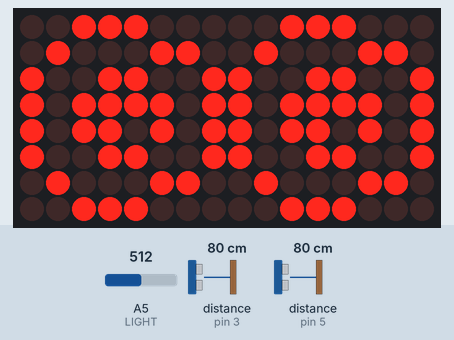
Recording of a sketch running on a simulated Arduino Uno, built with avr-gcc and run on an emulated ATmega328P. Shown: 16×8 LED matrix. The test bench sets the inputs (shaded band); at power-on: distance to the obstacle (sensors on pin 3, pin 5) 80 cm, A5 (LIGHT) = 512. The echo pulse lasts 58.3 µs per cm; random numbers use the default seed unless the sketch sets one.

Above: at 1.7 s.
1.8 s: distance to the obstacle (sensor on pin 3) set to 2 cm
At 4.1 s:
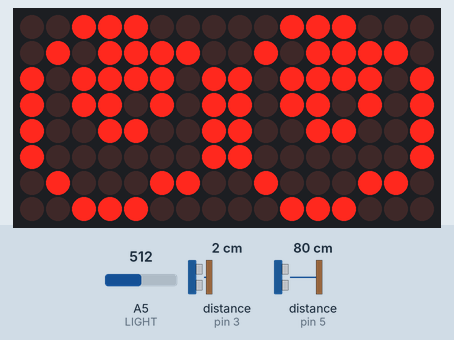
6.0 s: distance to the obstacle (sensor on pin 3) set to 120 cm
At 7.9 s:
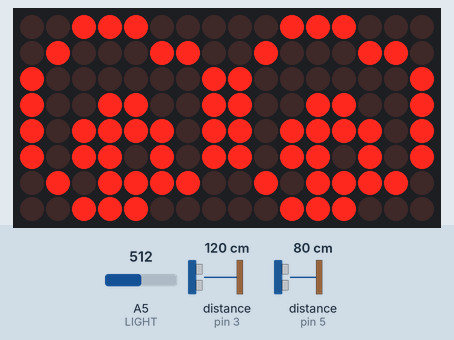
14.4 s: A5 (LIGHT) set to 240
At 16.7 s:
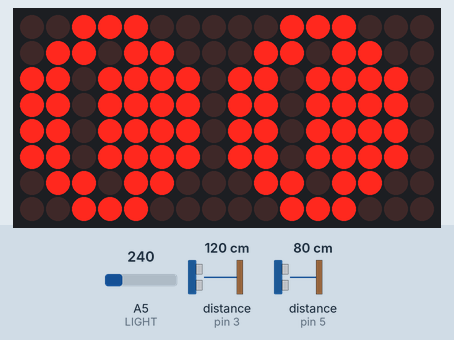
17.9 s: distance to the obstacle (sensor on pin 5) set to 120 cm
At 19.5 s:
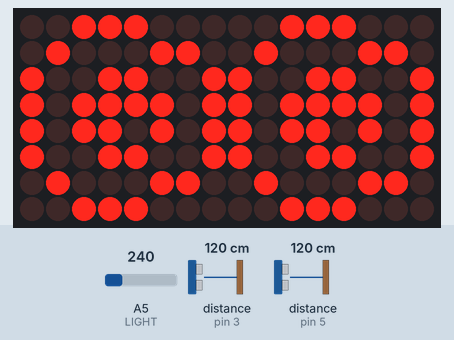
20.2 s: A5 (LIGHT) set to 122
At 23.01 s:
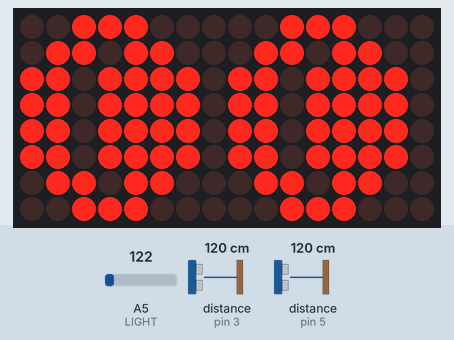
Timing chart, 0 to 24.5 s (numbered marks = the images above; inputs shaded):
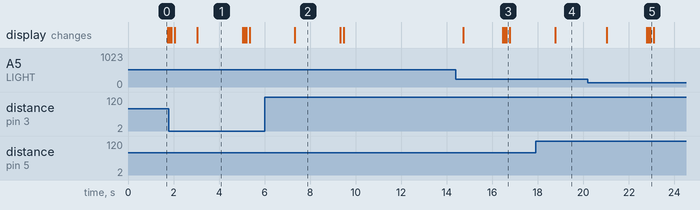

Measured:
- after the input at 17.9 s, the display: changes after 0.88 s (image 4)
- what the display in image 1 shows lasts 2.0 s, from 3.0 s to 5.0 s

The sketch:

ultrasonicEye.ino
```cpp
#include <MD_MAX72xx.h> // We use this to control the 8x8 LED matrix Displays - You'll need to install this library from the library manager if you donb't already have it.
#include <NewPing.h> // We use NewPing to control the Ultrasonic Sensors - You'll need to install this library from the library manager if you donb't already have it.

// define pins attached to LED matrix display 1
#define  CLK_PIN   5  // We are using hardware SPI - make sure you have connected the CLK pin to the hardware CLK pin on your device
#define DATA_PIN  6  // We are using hardware SPI - make sure you have connected the MOSI pin to the hardware MOSI pin on your device
#define CS_PIN    4  // Chip Select pin
#define  MAX_DEVICES 2 // number of displays - we need 2, one for each eye

#define LIGHT A5 // We use Analogue pin 5 to read the light value from the LDR

// We are using hardware SPI which automatically
MD_MAX72XX mx = MD_MAX72XX(CS_PIN, MAX_DEVICES); // Initialise the 2 Matrix displays

#define  t1  2  // Trigger pin on Ultrasonic Sensor 1
#define  e1  3  // Echo pin on Ultrasonic Sensor 1
#define  t2  4  // Trigger pin on Ultrasonic Sensor 2
#define  e2  5  // Echo pin on Ultrasonic Sensor 2
#define maxDist 400 // the max distance for the ultrasonic pulse

NewPing eyeR(t2, e2, maxDist ); // Initialise Ultrasonic sensor 2
NewPing eyeL(t1, e1, maxDist ); // Initialise Ultrasonic sensor 1

// We track the current state of the system with this integer variable, this way after a blink, we can out the eyes back to looking at the last direction they were in
// Possible states are:
// 0: Looking forward
// 1: Looking Right
// 2: Looking Left
int currentState = -1;

// We store the time and distance for the pings for each Ultrasonic sensor in these variables
long duration1, duration2;
int distance1, distance2;

// We want the blink to be randomly inserted into the cycle
float nextBlink = millis() + 1000;

// We store the current light intensity in this variable
float lightAmount = 0;

uint8_t eye_forward[COL_SIZE] =
{
  0b00111100,
  0b01000010,
  0b01011010,
  0b10101101,
  0b10111101,
  0b10011001,
  0b01000010,
  0b00111100
};

uint8_t eye_right[COL_SIZE] =
{
  0b00111100,
  0b01000010,
  0b01110010,
  0b11011001,
  0b11111001,
  0b10110001,
  0b01000010,
  0b00111100
};

uint8_t eye_left[COL_SIZE] =
{
  0b00111100,
  0b01000010,
  0b01001110,
  0b10010111,
  0b10011111,
  0b10001101,
  0b01000010,
  0b00111100
};

uint8_t eye_blink[COL_SIZE] =
{
  0b00000000,
  0b00111100,
  0b01111110,
  0b11111111,
  0b10111101,
  0b11000011,
  0b01111110,
  0b00111100
};

void setup()
{
  // Initialise the Matrix Display library
  mx.begin();

  // Set the pin modes for Ultrasonic sensor 1
  pinMode( t1, OUTPUT );
  pinMode( e1, INPUT );

  // Set the pin modes for Ultrasonic sensor 2
  pinMode( t2, OUTPUT );
  pinMode( e2, INPUT );

  // Set each trigger pin on the Ultrasonic sensors to start at LOW
  digitalWrite( t1, LOW );
  digitalWrite( t2, LOW );

// Set the pin mode for the LDR to be an INPUT
  pinMode( LIGHT, INPUT );

  // Start with the eyes looking forward
  ShowEye_Forward();
  currentState = 0;
}

void loop()
{
  // read in the current light level
  lightAmount = analogRead( LIGHT );
  // make sure the light value is within the range of the Max Intensity of the displays
  lightAmount = ( lightAmount / 255 ) * MAX_INTENSITY;
  // set the intensity
  mx.control(MD_MAX72XX::INTENSITY, lightAmount );

  // Ping the Left eye with a recursion of 5
  distance1 = eyeL.ping_median( 5 );
  // Delay 500ms before we ping the right eye, so we don't get conflicting results
  delay(500);
  // Ping the Right eye with recursion of 5
  distance2 = eyeR.ping_median( 5 );

  // Check to see if it's time to try to insert a blink
  if ( nextBlink < millis() )
  {
    // Set the next blink time to be a random time between now + 2 seconds and 10 seconds
    nextBlink = millis() + random(2000, 10000);

    // Now we need to decide if this blink is a single blink, or a double blink
    // Pick a random number between 1 and 13 and if it is less than or equal to 6, it's going to be a double blink
    if ( random(1,13) <= 6 )
      ShowEye_Blink_Dbl();
    else
      ShowEye_Blink();

    // Pause for 250ms to ensure the blink can happen before we go back to looking around
    delay(250);

    // Exit this itterartion of loop90 early.
    return;
  }

  // We need to work out if the difference between the distances of each ultrasonic sensors detected item is less than 15
  // or if both distances are 0, meaning nothing was detected
  // If this condition is met, then make the eyes look forward
  float difference = ( distance2 - distance1 );
  if ( abs( difference ) < 250 || (distance1 == 0 && distance2 == 0 ) )
  {
    ShowEye_Forward();
    currentState = 0;
  }
  // Now if distance1 is greater than distance2 and distance1 is also greater than 0, then we want to look right
  else if ( distance2 < distance1 && distance1 > 0)
  {
    ShowEye_Right();
    currentState = 1;
  }
  // Now if distance2 is greater than distance1 and distance2 is also greater than 0, then we want to look left
  else if ( distance1 < distance2 && distance2 > 0 )
  {
    ShowEye_Left();
    currentState = 2;
  }

  // delay the loop for 250ms to ensure the eyes have time to display correctly
  delay(250);
}


/***************************************/
/************ MAX7219 Stuff ************/
/***************************************/

void ShowEye_Right()
{
  // Clear the displays
  mx.clear();
  // Set the current display brightness
  mx.control(MD_MAX72XX::INTENSITY, lightAmount );

  // Loop through each row of the displays
  for (uint8_t row=0; row<ROW_SIZE; row++)
  {
    // Set the colums of the display 1
    mx.setColumn(row, eye_right[row]);
    // Set the colums of the display 2
    mx.setColumn(row+8, eye_right[row]);
  }
}

void ShowEye_Left()
{
// Clear the displays
  mx.clear();
  // Set the current display brightness
  mx.control(MD_MAX72XX::INTENSITY, lightAmount );

  // Loop through each row of the displays
  for (uint8_t row=0; row<ROW_SIZE; row++)
  {
     // Set the colums of the display 1
    mx.setColumn(row, eye_left[row]);
     // Set the colums of the display 2
    mx.setColumn(row+8, eye_left[row]);
  }
}


void ShowEye_Forward()
{
// Clear the displays
  mx.clear();
  // Set the current display brightness
  mx.control(MD_MAX72XX::INTENSITY, lightAmount );

  // Loop through each row of the displays
  for (uint8_t row=0; row<ROW_SIZE; row++)
  {
     // Set the colums of the display 1
    mx.setColumn(row, eye_forward[row]);
     // Set the colums of the display 2
    mx.setColumn(row+8, eye_forward[row]);
  }
}

void ShowEye_Blink()
{
// Clear the displays
  mx.clear();
  // Set the current display brightness
  mx.control(MD_MAX72XX::INTENSITY, lightAmount );

  // Loop through each row of the displays
  for (uint8_t row=0; row<ROW_SIZE; row++)
  {
     // Set the colums of the display 1
    mx.setColumn(row, eye_blink[row]);
     // Set the colums of the display 2
    mx.setColumn(row+8, eye_blink[row]);
  }

  // Hold the blink for 150ms
  delay(150);

  // Put the state of the eyes back to what they were
  if ( currentState == 0 )
    ShowEye_Forward();
  else if ( currentState == 1 )
    ShowEye_Right();
  else if ( currentState == 2 )
    ShowEye_Left();

}

void ShowEye_Blink_Dbl()
{
// Clear the displays
  mx.clear();
  // Set the current display brightness
  mx.control(MD_MAX72XX::INTENSITY, lightAmount );

  // Loop through each row of the displays
  for (uint8_t row=0; row<ROW_SIZE; row++)
  {
     // Set the colums of the display 1
    mx.setColumn(row, eye_blink[row]);
     // Set the colums of the display 2
    mx.setColumn(row+8, eye_blink[row]);
  }

  // Wait 75ms
  delay(75);

  // Put the state of the eyes back to what they were - briefly
  if ( currentState == 0 )
    ShowEye_Forward();
  else if ( currentState == 1 )
    ShowEye_Right();
  else if ( currentState == 2 )
    ShowEye_Left();

  // Wait 75ms
  delay(75);

  // Blink the eyes
  ShowEye_Blink();
}
```
